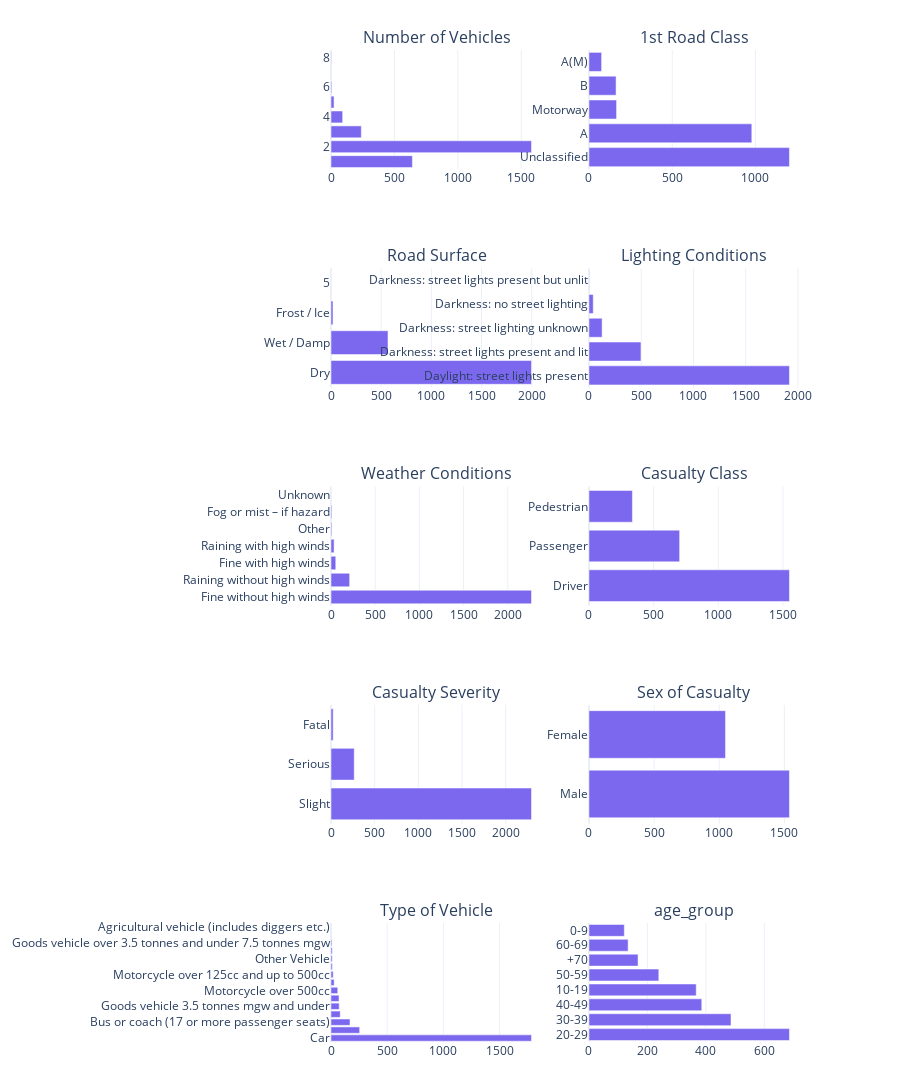

Notebook cell for this chart:
### Code cell
# check value_couts for columns
## plot the distribution of columns of interest( without the id, and location coordinates)
dist_cols_df=df.drop(["Reference Number","Accident Date",
                      "Easting","Northing",
                      "Time (24hr)", "Age of Casualty"], axis=1)
# make subplots
c = 2
r = (len(dist_cols_df.columns) + c - 1) // c  #
fig = make_subplots(rows=r, cols=c,
                    subplot_titles=dist_cols_df.columns,
                    vertical_spacing=0.1, horizontal_spacing=0.1)
# iterate to col in df to plot a bar graph in subplots
for index, col in enumerate(dist_cols_df.columns):
    data = dist_cols_df[col].value_counts().reset_index()
    data.columns = [col, 'count']
    # sort values in each col ascendingly
    data = data.sort_values(by='count', ascending=False)
    row = index // c + 1
    col_index = index % c + 1
    # bar graph code, with static color
    fig.add_trace(go.Bar(x=data['count'], y=data[col],
                         orientation='h',
                         marker_color='mediumslateblue'),
                   row=row, col=col_index)
# set up the layout
fig.update_layout(
    height=300 * r,
    showlegend=False,
    margin=dict(l=100, r=100, t=50, b=50),
    autosize=True,
    template='plotly_white'
)
fig.show()

### Figure 1 — Plotly figure (JSON) as saved in the notebook; plotly's stock layout.template omitted (floating-point values rounded to 4 significant figures)
{"data": [{"marker": {"color": "mediumslateblue"}, "orientation": "h", "type": "bar", "x": [1581, 642, 239, 92, 24, 6, 3], "xaxis": "x", "y": [2, 1, 3, 4, 5, 6, 8], "yaxis": "y"}, {"marker": {"color": "mediumslateblue"}, "orientation": "h", "type": "bar", "x": [1204, 978, 166, 163, 76], "xaxis": "x2", "y": ["Unclassified", "A", "Motorway", "B", "A(M)"], "yaxis": "y2"}, {"marker": {"color": "mediumslateblue"}, "orientation": "h", "type": "bar", "x": [1998, 568, 20, 1], "xaxis": "x3", "y": ["Dry", "Wet / Damp", "Frost / Ice", 5], "yaxis": "y3"}, {"marker": {"color": "mediumslateblue"}, "orientation": "h", "type": "bar", "x": [1919, 498, 126, 41, 3], "xaxis": "x4", "y": ["Daylight: street lights present", "Darkness: street lights present and lit", "Darkness: street lighting unknown", "Darkness: no street lighting", "Darkness: street lights present but unlit"], "yaxis": "y4"}, {"marker": {"color": "mediumslateblue"}, "orientation": "h", "type": "bar", "x": [2268, 211, 54, 35, 9, 9, 1], "xaxis": "x5", "y": ["Fine without high winds", "Raining without high winds", "Fine with high winds", "Raining with high winds", "Other", "Fog or mist – if hazard", "Unknown"], "yaxis": "y5"}, {"marker": {"color": "mediumslateblue"}, "orientation": "h", "type": "bar", "x": [1550, 701, 336], "xaxis": "x6", "y": ["Driver", "Passenger", "Pedestrian"], "yaxis": "y6"}, {"marker": {"color": "mediumslateblue"}, "orientation": "h", "type": "bar", "x": [2296, 266, 25], "xaxis": "x7", "y": ["Slight", "Serious", "Fatal"], "yaxis": "y7"}, {"marker": {"color": "mediumslateblue"}, "orientation": "h", "type": "bar", "x": [1539, 1048], "xaxis": "x8", "y": ["Male", "Female"], "yaxis": "y8"}, {"marker": {"color": "mediumslateblue"}, "orientation": "h", "type": "bar", "x": [1784, 255, 169, 82, 73, 71, 60, 28, 20, 12, 11, 11, 8, 2, 1], "xaxis": "x9", "y": ["Car", "Pedal cycle", "Bus or coach (17 or more passenger seats)", "Taxi/Private hire car", "Goods vehicle 3.5 tonnes mgw and under", "Motorcycle over 50cc and up to 125cc", "Motorcycle over 500cc", "M/cycle 50cc and under", "Motorcycle over 125cc and up to 500cc", "Minibus (8 – 16 passenger seats)", "Other Vehicle", "Goods vehicle 7.5 tonnes mgw and over", "Goods vehicle over 3.5 tonnes and under 7.5 tonnes mgw", "Ridden horse", "Agricultural vehicle (includes diggers etc.)"], "yaxis": "y9"}, {"marker": {"color": "mediumslateblue"}, "orientation": "h", "type": "bar", "x": [686, 486, 386, 367, 239, 168, 134, 121], "xaxis": "x10", "y": ["20-29", "30-39", "40-49", "10-19", "50-59", "+70", "60-69", "0-9"], "yaxis": "y10"}], "layout": {"annotations": [{"font": {"size": 16}, "showarrow": false, "text": "Number of Vehicles", "x": 0.225, "xanchor": "center", "xref": "paper", "y": 1, "yanchor": "bottom", "yref": "paper"}, {"font": {"size": 16}, "showarrow": false, "text": "1st Road Class", "x": 0.775, "xanchor": "center", "xref": "paper", "y": 1, "yanchor": "bottom", "yref": "paper"}, {"font": {"size": 16}, "showarrow": false, "text": "Road Surface", "x": 0.225, "xanchor": "center", "xref": "paper", "y": 0.78, "yanchor": "bottom", "yref": "paper"}, {"font": {"size": 16}, "showarrow": false, "text": "Lighting Conditions", "x": 0.775, "xanchor": "center", "xref": "paper", "y": 0.78, "yanchor": "bottom", "yref": "paper"}, {"font": {"size": 16}, "showarrow": false, "text": "Weather Conditions", "x": 0.225, "xanchor": "center", "xref": "paper", "y": 0.56, "yanchor": "bottom", "yref": "paper"}, {"font": {"size": 16}, "showarrow": false, "text": "Casualty Class", "x": 0.775, "xanchor": "center", "xref": "paper", "y": 0.56, "yanchor": "bottom", "yref": "paper"}, {"font": {"size": 16}, "showarrow": false, "text": "Casualty Severity", "x": 0.225, "xanchor": "center", "xref": "paper", "y": 0.34, "yanchor": "bottom", "yref": "paper"}, {"font": {"size": 16}, "showarrow": false, "text": "Sex of Casualty", "x": 0.775, "xanchor": "center", "xref": "paper", "y": 0.34, "yanchor": "bottom", "yref": "paper"}, {"font": {"size": 16}, "showarrow": false, "text": "Type of Vehicle", "x": 0.225, "xanchor": "center", "xref": "paper", "y": 0.12, "yanchor": "bottom", "yref": "paper"}, {"font": {"size": 16}, "showarrow": false, "text": "age_group", "x": 0.775, "xanchor": "center", "xref": "paper", "y": 0.12, "yanchor": "bottom", "yref": "paper"}], "autosize": true, "height": 1500, "margin": {"b": 50, "l": 100, "r": 100, "t": 50}, "showlegend": false, "xaxis": {"anchor": "y", "domain": [0, 0.45]}, "xaxis10": {"anchor": "y10", "domain": [0.55, 1]}, "xaxis2": {"anchor": "y2", "domain": [0.55, 1]}, "xaxis3": {"anchor": "y3", "domain": [0, 0.45]}, "xaxis4": {"anchor": "y4", "domain": [0.55, 1]}, "xaxis5": {"anchor": "y5", "domain": [0, 0.45]}, "xaxis6": {"anchor": "y6", "domain": [0.55, 1]}, "xaxis7": {"anchor": "y7", "domain": [0, 0.45]}, "xaxis8": {"anchor": "y8", "domain": [0.55, 1]}, "xaxis9": {"anchor": "y9", "domain": [0, 0.45]}, "yaxis": {"anchor": "x", "domain": [0.88, 1]}, "yaxis10": {"anchor": "x10", "domain": [0, 0.12]}, "yaxis2": {"anchor": "x2", "domain": [0.88, 1]}, "yaxis3": {"anchor": "x3", "domain": [0.66, 0.78]}, "yaxis4": {"anchor": "x4", "domain": [0.66, 0.78]}, "yaxis5": {"anchor": "x5", "domain": [0.44, 0.56]}, "yaxis6": {"anchor": "x6", "domain": [0.44, 0.56]}, "yaxis7": {"anchor": "x7", "domain": [0.22, 0.34]}, "yaxis8": {"anchor": "x8", "domain": [0.22, 0.34]}, "yaxis9": {"anchor": "x9", "domain": [0, 0.12]}}}
